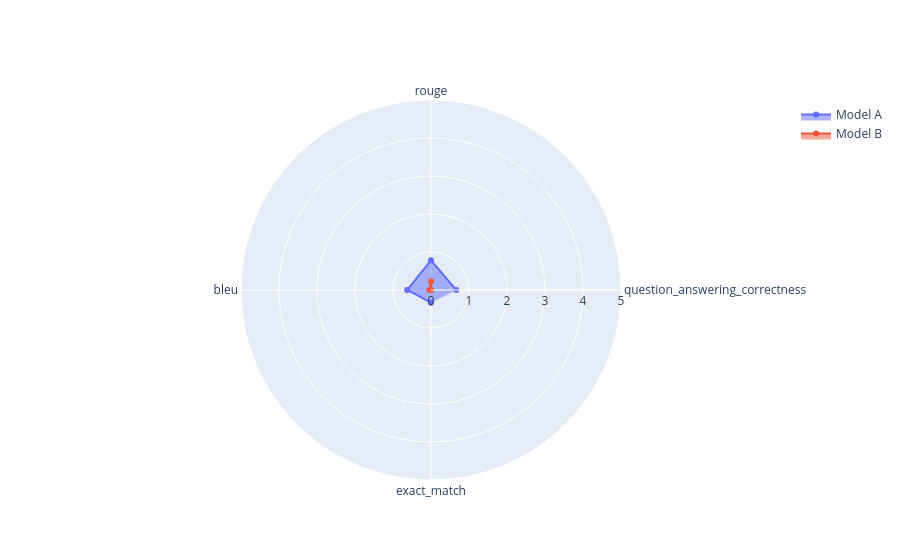

This figure's notebook cell:
### Code cell
notebook_utils.display_radar_plot(
    referenced_eval_results,
    metrics=[
        "question_answering_correctness",
        "rouge",
        "bleu",
        "exact_match",
    ],
)

### Figure 1 — Plotly figure (JSON) as saved in the notebook; plotly's stock layout.template omitted (floating-point values rounded to 4 significant figures)
{"data": [{"fill": "toself", "name": "Model A", "r": [0.6667, 0.7834, 0.6269, 0.3333], "theta": ["question_answering_correctness", "rouge", "bleu", "exact_match"], "type": "scatterpolar"}, {"fill": "toself", "name": "Model B", "r": [0, 0.2315, 0.04113, 0], "theta": ["question_answering_correctness", "rouge", "bleu", "exact_match"], "type": "scatterpolar"}], "layout": {"polar": {"radialaxis": {"range": [0, 5], "visible": true}}, "showlegend": true}}
